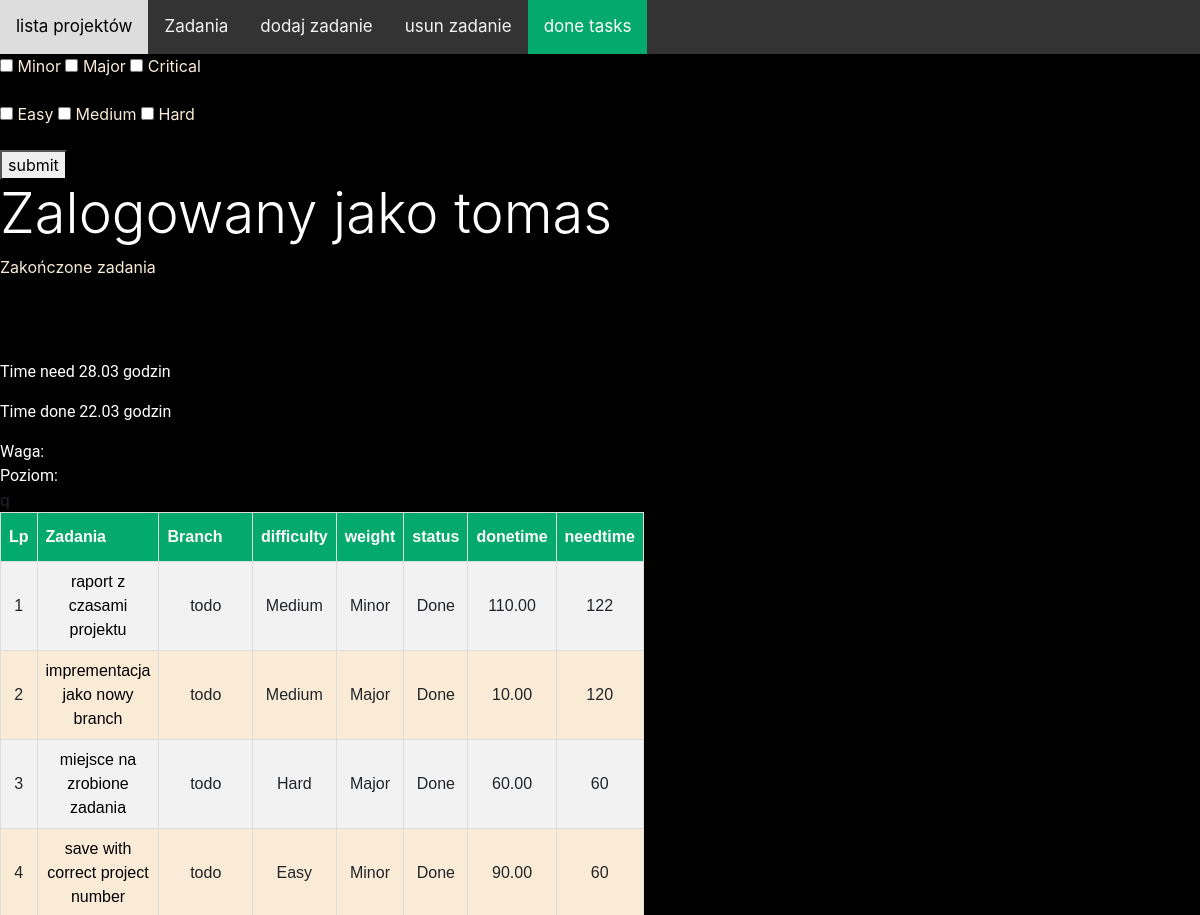
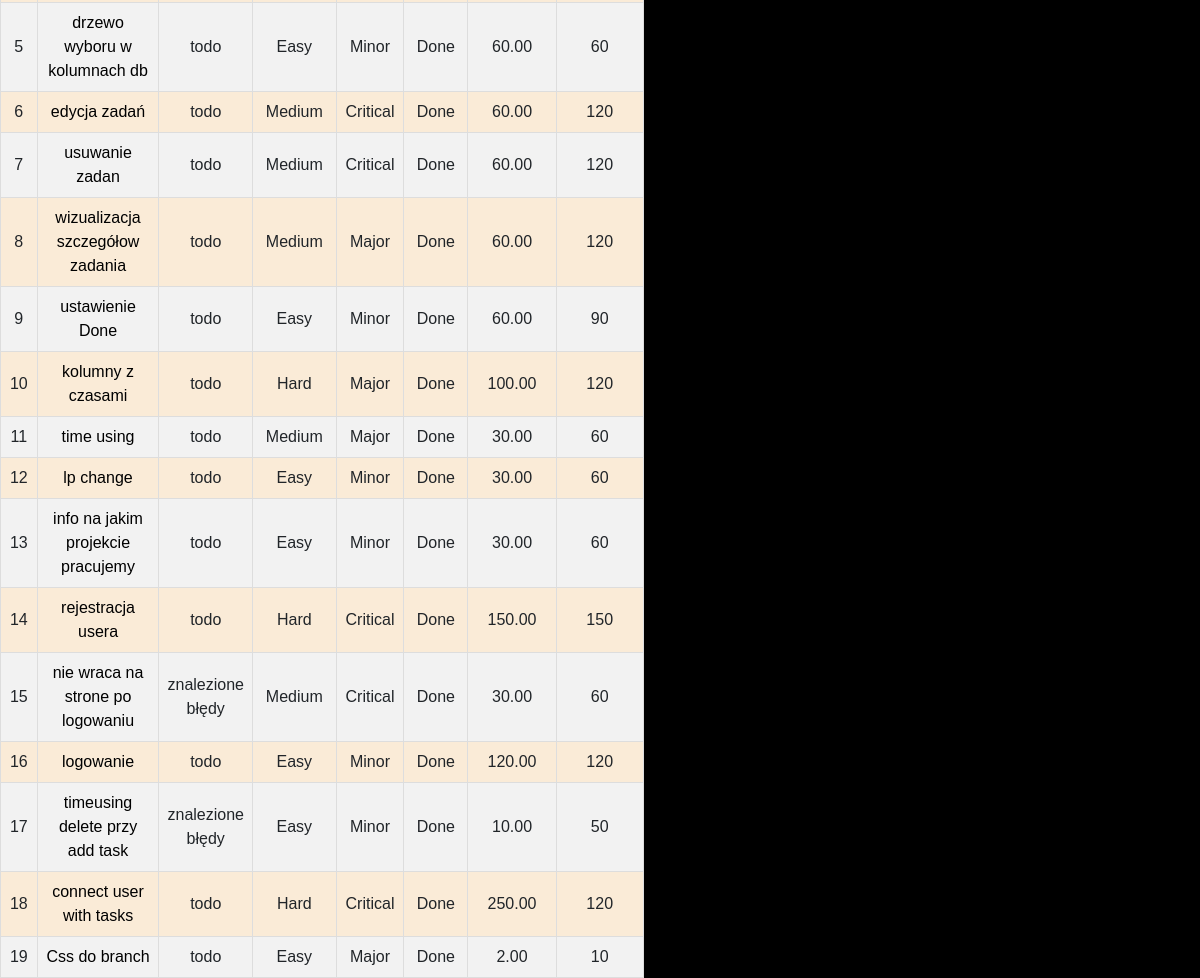
Screenshot of /main/done_task/4/ (signed in) with the database file from the repository (2 pictures, top to bottom).
### task/models.py (models this page shows, shortened)
class Task(models.Model):
    title = models.CharField(max_length=255, unique=True)
    task = models.TextField()
    branch = models.PositiveSmallIntegerField(choices=Branch.BRANCH, default=0)
    created = models.DateTimeField(auto_now_add=True)
    modified = models.DateTimeField(auto_now=True)
    timeneed = models.IntegerField()
    timedone = models.DecimalField(max_digits=6, decimal_places=2,default=0)
    weight = models.PositiveSmallIntegerField(choices=Weight.WEIGHT, default=0)
    level = models.PositiveSmallIntegerField(choices=Level.LEVEL, default=0)
    status = models.PositiveSmallIntegerField(choices=Status.STATUS, default=0)
    projekt = models.ForeignKey(Projects, on_delete=models.CASCADE, default=None)
    timeusing = models.IntegerField(blank=True, default=0)
    user = models.ForeignKey("auth.User", on_delete=models.CASCADE, default=1)

### main/views.py (the view)
# urls.py: path('main/done_task/<int:projekt_id>/', done_task , name="done_task"),
@login_required
def done_task(request, projekt_id: int):
    global no_project
    no_project = projekt_id
    print(f"numer projektu : {no_project}")
    zadania = Task.objects.all().filter(projekt=projekt_id, status=2)
    suma_need_done = Task.objects.filter(projekt_id=no_project, status=2).aggregate(Sum('timeneed'))
    suma_timeneed_done = round(suma_need_done["timeneed__sum"] / 60, 2)
    suma_done_done = Task.objects.filter(projekt_id=no_project, status=2).aggregate(Sum('timedone'))
    suma_done_done = round(suma_done_done["timedone__sum"] / 60, 2)
    contex = {"zadania": zadania, "nr_projektu": projekt_id, "side": "done", "suma_timeneed_done": suma_timeneed_done,
              "suma_done_done": suma_done_done}
    return render(request, "main/lista_zadan.html", contex)

### main/templates/main/lista_zadan.html (shortened to what this page needs)
{% extends 'base.html'%}
{% load static %}
{% block content %}
<div class="topnav">
  <a  href="{% url 'main:start' %}">lista projektów</a>
  {% if side == "delete" %}
    <a   href="{% url 'main:zadania' nr_projektu %}">Zadania</a>
    <a href="{% url 'main:add_task' %}">dodaj zadanie</a>
    <a class="active" href="{% url 'main:delete_task' nr_projektu %}">usun zadanie</a>
    <a href="{% url 'main:done_task' nr_projektu %}">done tasks</a>
  {% elif side == "show" %}
    <a  class="active" href="{% url 'main:zadania' nr_projektu %}">Zadania</a>
    <a href="{% url 'main:add_task' %}">dodaj zadanie</a>
    <a href="{% url 'main:delete_task' nr_projektu %}">usun zadanie</a>
    <a href="{% url 'main:done_task' nr_projektu %}">done tasks</a>
  {% else %}
    <a href="{% url 'main:zadania' nr_projektu %}">Zadania</a>
    <a href="{% url 'main:add_task' %}">dodaj zadanie</a>
    <a href="{% url 'main:delete_task' nr_projektu %}">usun zadanie</a>
    <a class="active"  href="{% url 'main:done_task' nr_projektu %}">done tasks</a>
  {% endif %}
</div>
<form action="" method="post">
    <div class="form_check">
        <p>
        <input type="checkbox" value="Minor" id="minor" name="weight">
        <label for="minor">Minor</label>
        <input type="checkbox" value="Major" id="major" name="weight">
        <label for="major">Major</label>
        <input type="checkbox" value="Critical" id="critical" name="weight">
        <label for="critical">Critical</label>
    </p>
    </div>
    <div class="form_check">
        <p>
        <input type="checkbox" value="Easy" id="easy" name="level">
        <label for="easy">Easy</label>
        <input type="checkbox" value="Medium" id="medium" name="level">
        <label for="medium">Medium</label>
        <input type="checkbox" value="Hard" id="hard" name="level">
        <label for="hard">Hard</label>
        </p>
</div>
    <button type="submit">submit</button>
</form>
<div>
    {% if user.is_authenticated %}
    <h1 class="display-4"> Zalogowany jako {{ user.username }}</h1>
{% else %}
        <br><div>Nie jesteś zalogowany </div><br>
{% endif %}
</div>
<div>
  {% if side == "delete" %}
    Usuwanie zadania <br> Wybierz zadanie do usuniecia
  {% elif side == "show" %}
    Edytowanie zadania <br> Wybierz zadanie do edycji
  {% else %}
    Zakończone zadania
  {% endif %}
  <br><br>
</div>
<hr>
<div class="nazwa-projektu">
  {{ nazwa_projektu }}<br>
</div>
<header>
  {% if side == "done" %}
    <p>Time need {{ suma_timeneed_done }} godzin</p>
    <p>Time done {{ suma_done_done }} godzin</p>
  {% else %}
    <p>Time need {{ time_need }} godzin</p>
    <p>Time done {{ time_done }} godzin</p>
  {% endif %}
Waga: {{ waga }}<br>
Poziom: {{ poziom }}
</header>
<table id="customers">
  <tr>
    <th class="lp">Lp</th>
    <th>Zadania</th>
    <th>Branch</th>
    <th>difficulty</th>
    <th>weight</th>
q    <th>status</th>
    <th>donetime</th>
    <th>needtime</th>
  </tr>
  {% for zadanie in zadania %}
  <tr class="lp">
    <td class="lp">{{ forloop.counter }}</td>
      {% if side == "delete" %}
        <td><a href="{% url 'main:remove_task' zadanie.id %}">{{ zadanie.title }}</a></td>
      {% else %}
        <td><a href="{% url 'main:check_task' zadanie.id %}">{{ zadanie.title }}</a></td>
      {% endif %}
    <td>{{ zadanie.get_branch_display }}</td>
    <td>{{ zadanie.get_level_display }}</td>
    <td>{{ zadanie.get_weight_display }}</td>
    <td>{{ zadanie.get_status_display }}</td>
    <td>{{ zadanie.timedone }}</td>
    <td>{{ zadanie.timeneed }}</td>
  </tr>
  {% endfor %}
</table>
{% endblock %}

### main/static/main/css/style.css (style rules this page uses)
body { background-color: rgb(0,0,0); }
h1 { color: white; }
div { color: antiquewhite; font-size: 1em ; }
#customers { font-family: Arial, Helvetica, sans-serif; border-collapse: collapse; width: 30%; background-color: antiquewhite; text-decoration: none; }
#customers td, #customers th { border: 1px solid #ddd; padding: 8px; }
#customers tr:nth-child(even) { background-color: #f2f2f2; }
#customers th { padding-top: 12px; padding-bottom: 12px; text-align: left; background-color: #04AA6D; color: white; }
.lp { text-align: center; }
.lp a:link { color: black; text-decoration: none; }
.topnav { background-color: #333; overflow: hidden; }
.topnav a { float: left; color: #f2f2f2; text-align: center; padding: 14px 16px; text-decoration: none; font-size: 17px; }
.topnav a.active { background-color: #04AA6D; color: white; }
header { color: white; font-family: "Roboto", "Lucida Grande", "DejaVu Sans", "Bitstream Vera Sans", Verdana, Arial, sans-serif; }

### rows the page displays
Task: title "raport z czasami projektu", branch "todo", level "Medium", weight "Minor", status "Done", timedone "110.00", timeneed "122"
Task: title "imprementacja jako nowy branch", branch "todo", level "Medium", weight "Major", status "Done", timedone "10.00", timeneed "120"
Task: title "miejsce na zrobione zadania", branch "todo", level "Hard", weight "Major", status "Done", timedone "60.00", timeneed "60"
Task: title "save with correct project number", branch "todo", level "Easy", weight "Minor", status "Done", timedone "90.00", timeneed "60"
Task: title "drzewo wyboru w kolumnach db", branch "todo", level "Easy", weight "Minor", status "Done", timedone "60.00", timeneed "60"
Task: title "edycja zadań", branch "todo", level "Medium", weight "Critical", status "Done", timedone "60.00", timeneed "120"
Task: title "usuwanie zadan", branch "todo", level "Medium", weight "Critical", status "Done", timedone "60.00", timeneed "120"
Task: title "wizualizacja szczegółow zadania", branch "todo", level "Medium", weight "Major", status "Done", timedone "60.00", timeneed "120"
Task: title "ustawienie Done", branch "todo", level "Easy", weight "Minor", status "Done", timedone "60.00", timeneed "90"
Task: title "kolumny z czasami", branch "todo", level "Hard", weight "Major", status "Done", timedone "100.00", timeneed "120"
Task: title "time using", branch "todo", level "Medium", weight "Major", status "Done", timedone "30.00", timeneed "60"
Task: title "lp change", branch "todo", level "Easy", weight "Minor", status "Done", timedone "30.00", timeneed "60"
Task: title "info na jakim projekcie pracujemy", branch "todo", level "Easy", weight "Minor", status "Done", timedone "30.00", timeneed "60"
Task: title "rejestracja usera", branch "todo", level "Hard", weight "Critical", status "Done", timedone "150.00", timeneed "150"
Task: title "nie wraca na strone po logowaniu", branch "znalezione błędy", level "Medium", weight "Critical", status "Done", timedone "30.00", timeneed "60"
Task: title "logowanie", branch "todo", level "Easy", weight "Minor", status "Done", timedone "120.00", timeneed "120"
Task: title "timeusing delete przy add task", branch "znalezione błędy", level "Easy", weight "Minor", status "Done", timedone "10.00", timeneed "50"
Task: title "connect user with tasks", branch "todo", level "Hard", weight "Critical", status "Done", timedone "250.00", timeneed "120"
Task: title "Css do branch", branch "todo", level "Easy", weight "Major", status "Done", timedone "2.00", timeneed "10"

### other values shown
{{ user.username }} "tomas"
{{ suma_timeneed_done }} "28.03"
{{ suma_done_done }} "22.03"
